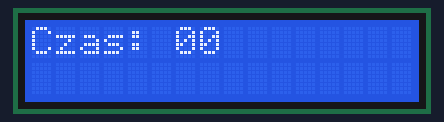
Bench run of a sketch on a simulated Arduino Uno, built with avr-gcc and run on an emulated ATmega328P. Parts: 16×2 character LCD.

Above: at 0.1 s.
At 1.1 s:
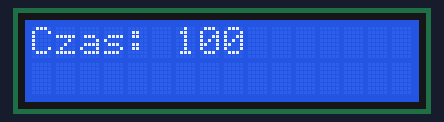
At 2.1 s:
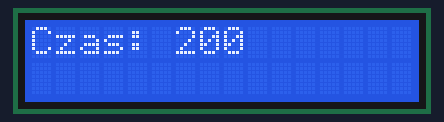
At 3.1 s:
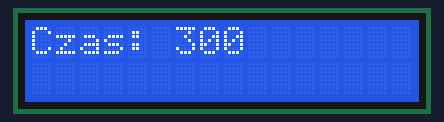
At 4.1 s:
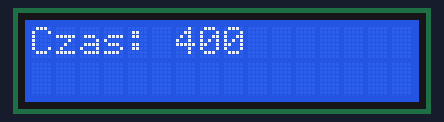
At 6.1 s:
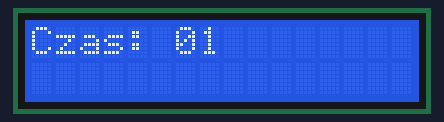

Measured:
- what the display in image 1 shows lasts 1.0 s, from 1.1 s to 2.1 s

The sketch:

programowanieproba1.ino
```cpp
#include <ISALiquidCrystal.h>
ISALiquidCrystal lcd;
void setup()
{
 lcd.begin();
 lcd.print("hello, world!");
}
void loop() {
  unsigned long int czas, sekundy, minuty;
  lcd.clear();
  lcd.print("Czas: ");
  czas = millis();
  sekundy = czas/100;


  if(sekundy>=60){
    sekundy=0;
    minuty=minuty+1;
  }
  if(sekundy!=60){
    lcd.print(sekundy);
  }
    else
    {
      lcd.print("0,0");
    }


  lcd.print(minuty);

  delay(1000);
  }
```
